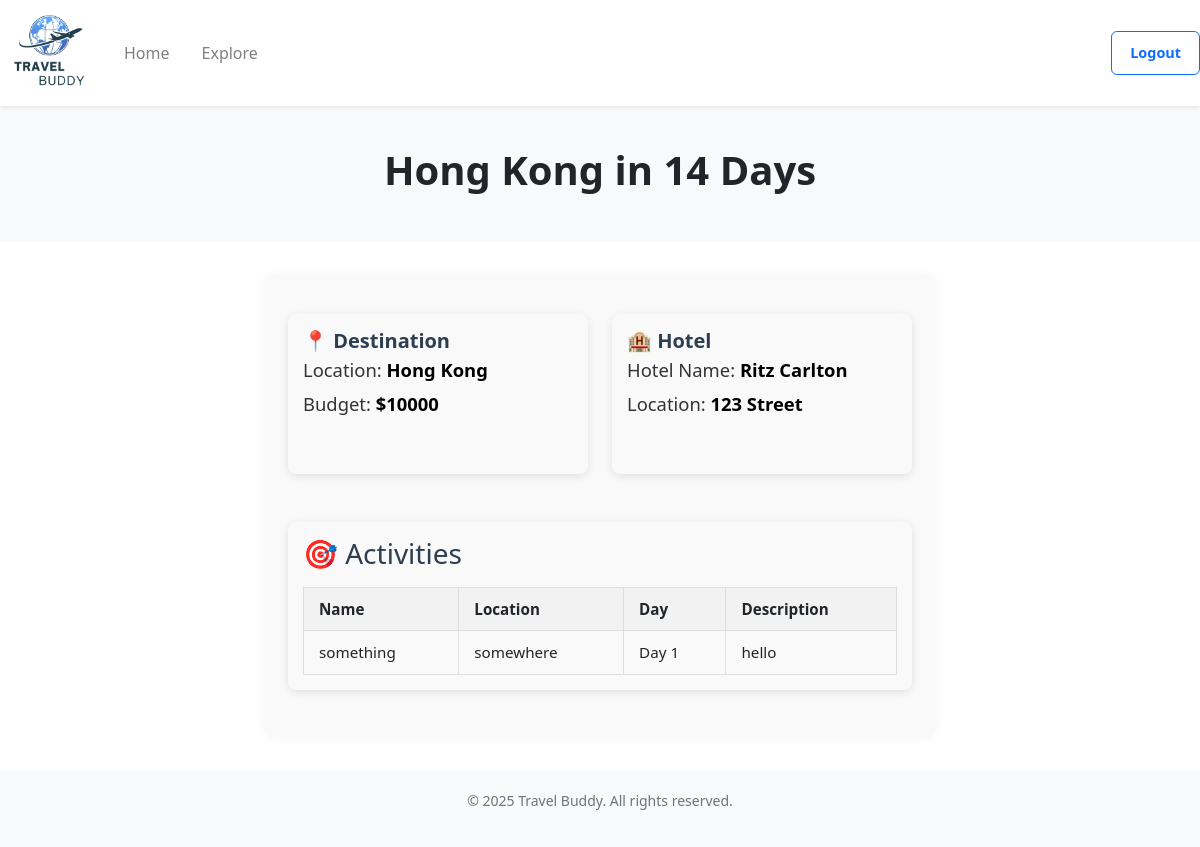
Before: /explore-plan/1 (signed in) with the older database file.
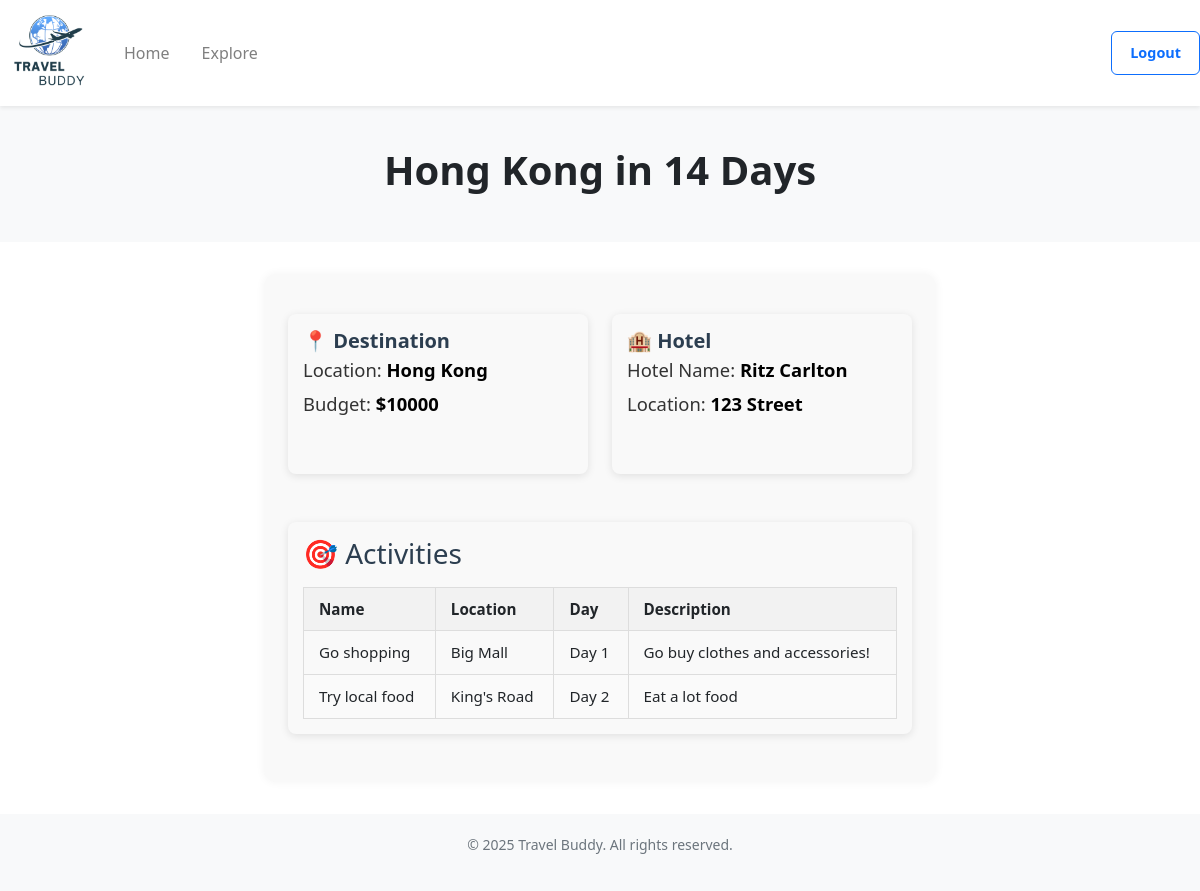
After: the same page with the newer database file.
### website/models.py (models this page shows)
class Activity(db.Model):
    __tablename__ = 'activity'
    id = db.Column(db.Integer, primary_key=True)
    activity_name = db.Column(db.String(200), nullable=False)
    location = db.Column(db.String(200), nullable=False)
    date = db.Column(db.Date, nullable=False)
    description = db.Column(db.String(500))
    trip_id = db.Column(db.Integer, db.ForeignKey('trip.id', ondelete="CASCADE"))

### website/views.py (the view)
@views.route('/explore-plan/<int:trip_id>')
@login_required
def explore_plan(trip_id):
    trip = Trip.query.get_or_404(trip_id)
    flight = Flight.query.filter_by(trip_id=trip_id).first()
    hotel = Hotel.query.filter_by(trip_id=trip_id).first()
    activities = Activity.query.filter_by(trip_id=trip_id).all()
    if trip.user_id != current_user.id:
        abort(403)
    return render_template("explore-plan.html", user=current_user, trip=trip, flight=flight, hotel=hotel, activities=activities)

### website/__init__.py (called while the page is built)
def create_app():
    app = Flask(__name__)
    app.config['SECRET_KEY'] = 'asdfa asdfa'
    app.config['SQLALCHEMY_DATABASE_URI'] = f'sqlite:///{DB_NAME}'
    app.config['DATABASE'] = os.path.join(app.instance_path, DB_NAME)
    db.init_app(app)
    from .views import views
    from .auth import auth
    app.register_blueprint(views, url_prefix='/')
    app.register_blueprint(auth, url_prefix='/')
    from .models import User
    with app.app_context():
        if not path.exists(DB_NAME):
            db.create_all()
            print("Database created successfully")
    login_manager = LoginManager()
    login_manager.login_view = 'auth.login'
    login_manager.init_app(app)
    @login_manager.user_loader
    def load_user(id):
        return User.query.get(int(id))
    return app

### website/templates/explore-plan.html (shortened to what this page needs)
<!DOCTYPE html>
<html>
  <head>
    <link rel="stylesheet" href="https://stackpath.bootstrapcdn.com/bootstrap/4.4.1/css/bootstrap.min.css" />
    <link href="https://cdn.jsdelivr.net/npm/bootstrap-icons/font/bootstrap-icons.css" rel="stylesheet" />
    <link rel="stylesheet" href="https://stackpath.bootstrapcdn.com/font-awesome/4.7.0/css/font-awesome.min.css" />
    <link href="https://cdn.jsdelivr.net/npm/bootstrap@5.3.0/dist/css/bootstrap.min.css" rel="stylesheet" />
  </head>
  <body class="min-vh-100 d-flex flex-column">
    <nav class="navbar navbar-expand-lg navbar-light bg-white shadow-sm">
      <a class="navbar-brand" href="/home">
        <img src="{{url_for('static', filename='images/logo.png')}}" class="d-inline-block align-top logo-nav" />
      </a>
      <div class="collapse navbar-collapse" id="navbar">
        <div class="navbar-nav">
          <a class="nav-item nav-link mr-3" id="home" href="/home">Home</a>
          <a class="nav-item nav-link" id="explore" href="/explore">Explore</a>
        </div>
        <div class="ml-auto">
          <a class="btn btn-outline-primary" id="logout" href="/" role="button">Logout</a>
        </div>
      </div>
    </nav>
    <section class="hero">
      <div class="container">
        <h1 style="text-align: center" class="display-6 font-weight-bold">{{trip.destination}} in {{ (trip.end_date - trip.start_date).days + 1 }} Day{{ 's' if (trip.end_date - trip.start_date).days + 1 != 1 else '' }}</h1>
      </div>
    </section>
    <div class="trip-summary">
      <div class="row mt-3">
        <div class="col-md-6">
          <section class="trip-info-card">
            <h3 class="trip-info-title">📍 Destination</h3>
            <p class="trip-info-detail">Location: <strong>{{ trip.destination }}</strong></p>
            <p class="trip-info-detail">Budget: <strong>${{trip.budget}}</strong></p>
          </section>
        </div>
        {% if hotel %}
        <div class="col-md-6">
          <section class="trip-info-card">
            <h3 class="trip-info-title">🏨 Hotel</h3>
            <p class="trip-info-detail">Hotel Name: <strong>{{ hotel.hotel_name }}</strong></p>
            <p class="trip-info-detail">Location: <strong>{{ hotel.location }}</strong></p>
          </section>
        </div>
        {% endif %}
      </div>
      {% if activities %}
      <div class="row mt-4">
        <div class="col-md-12">
          <section class="trip-info-card">
            <h3>🎯 Activities</h3>
            <table class="activity-table">
              <thead>
                <tr>
                  <th>Name</th>
                  <th>Location</th>
                  <th>Day</th>
                  <th>Description</th>
                </tr>
              </thead>
              <tbody>
                {% for activity in activities|sort(attribute='date') %}
                <tr>
                  <td>{{ activity.activity_name }}</td>
                  <td>{{ activity.location }}</td>
                  <td>Day {{ loop.index }}</td>
                  <td>{{ activity.description or '—' }}</td>
                </tr>
                {% endfor %}
              </tbody>
            </table>
          </section>
        </div>
      </div>
      {% endif %}
    </div>
    <footer class="footer mt-auto">
      <div class="container">
        <p>© 2025 Travel Buddy. All rights reserved.</p>
      </div>
    </footer>
  </body>
</html>

Changed rows visible on the page:
changed Activity: activity_name "something" → "Go shopping"; location "somewhere" → "Big Mall"; description "hello" → "Go buy clothes and accessories!"
added Activity: activity_name "Try local food", location "King's Road", description "Eat a lot food"
